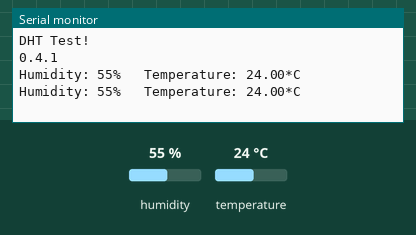
The sketch below on a simulated Arduino Uno, built with avr-gcc and run on an emulated ATmega328P. Shown: the last lines printed to the serial monitor. The inputs (shaded band) are chosen by the test bench; at power-on: humidity 55 %, temperature 24 °C.

Above: at 2.8 s.
2.9 s: humidity set to 22 %
At 5.3 s:
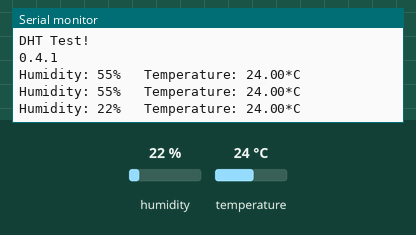
5.6 s: temperature set to 12 °C
At 6.6 s:
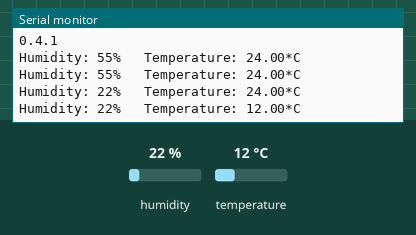
8.3 s: humidity set to 40 %
At 11.4 s:
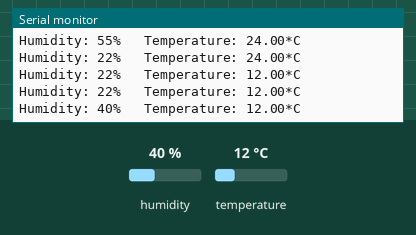
Timing chart, 0 to 12.9 s (numbered marks = the images above; inputs shaded):
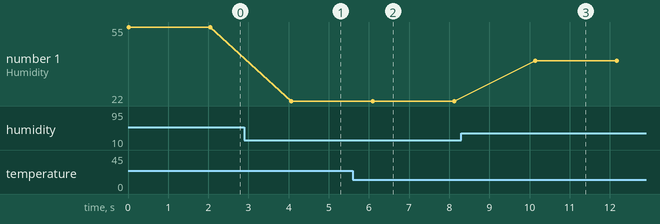

Measured:
- after the input at 2.9 s, the serial monitor: prints a new line after 1.2 s (image 1)
- after the input at 5.6 s, the serial monitor: prints a new line after 0.50 s (image 2)
- after the input at 8.3 s, the serial monitor: prints a new line after 1.8 s (image 3)
- plotted number 1: 55 → 22 after the input at 2.9 s, 22 → 40 after the input at 8.3 s

The sketch:

arduino2rasp.ino
```cpp
#include "dht11.h"
#include "string.h"

dht11 DHT;
#define DHT11_PIN 3
#define BAUD 9600
#define DELAY_INTERVAL 2000

void setup(){
  Serial.begin(BAUD);
  Serial.println("DHT Test!");
  Serial.println(DHT11LIB_VERSION);
  Serial.println();
}

void loop(){
  int chk;
  chk = DHT.read(DHT11_PIN);    // Lettura dati
  switch (chk){
    case DHTLIB_OK:
                Serial.print("Humidity: ");
                Serial.print(DHT.humidity,DEC);
                Serial.print("%\t Temperature: ");
                Serial.print((float)DHT.temperature,2);
                Serial.print("*C");
                break;
    case DHTLIB_ERROR_CHECKSUM:
                Serial.print("Checksum error,\t");
                break;
    case DHTLIB_ERROR_TIMEOUT:
                Serial.print("Time out error,\t");
                break;
    default:
                Serial.print("Unknown error,\t");
                break;
  }

  Serial.println();
  delay(DELAY_INTERVAL);
}
```
